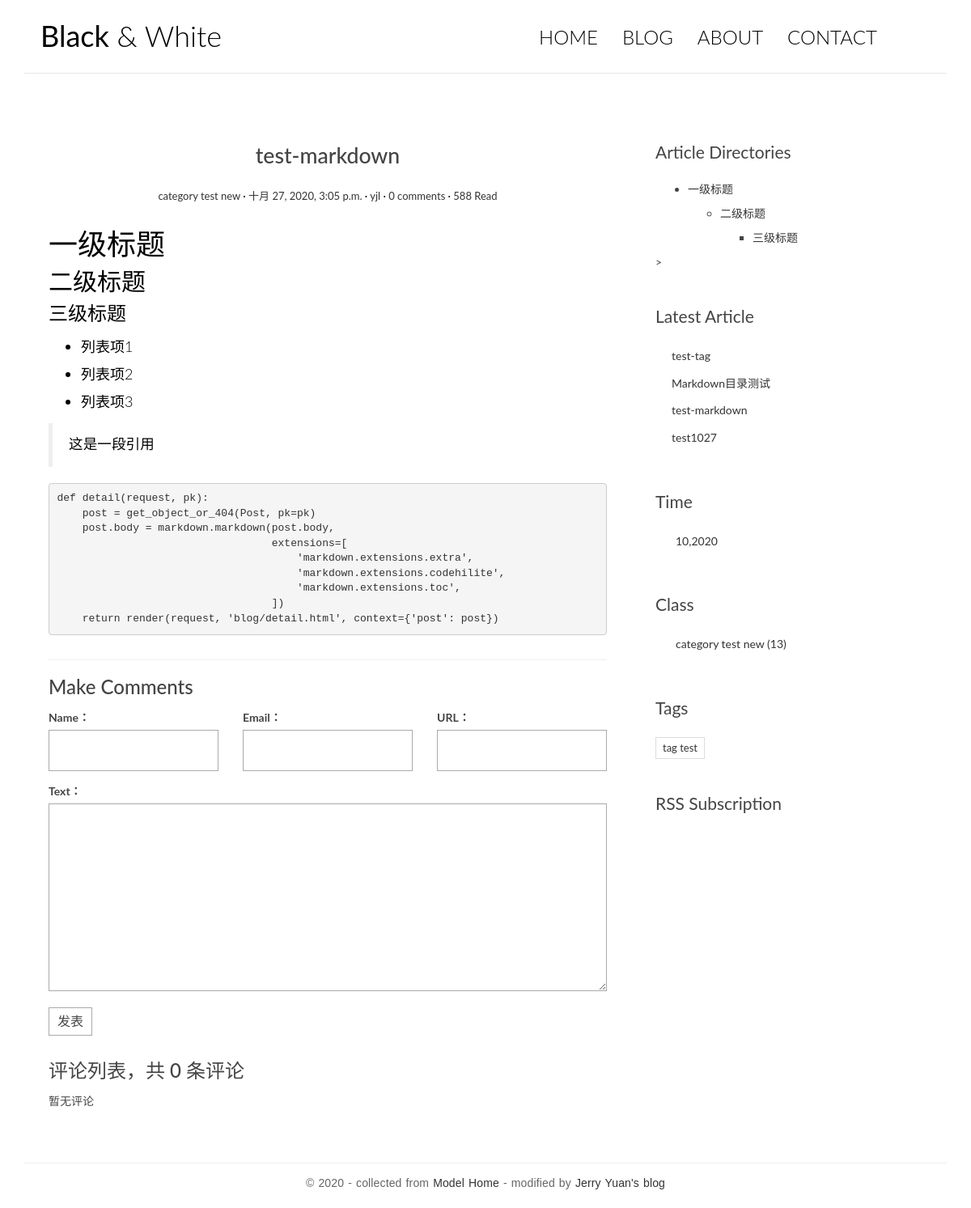
The app's page /posts/4/ with its own data.
### blog/models.py (models this page shows, shortened)
class Post(models.Model):
    title = models.CharField('Tag',max_length=70) #标题
    body = models.TextField('Text') #正文,可存储大端文本
    created_time = models.DateTimeField()
    modified_time = models.DateTimeField('Modified_time')
    excerpt = models.CharField('Abstract',max_length=200, blank=True) #文章摘要，可以没有
    category = models.ForeignKey(Category,verbose_name='class', on_delete=models.CASCADE)
    tags = models.ManyToManyField(Tag, verbose_name='Tag', blank=True)
    author = models.ForeignKey(User, verbose_name='Author', on_delete=models.CASCADE) #文章作者，User是django已经写好的用户模型
    class Meta:
        verbose_name = 'Article'
        verbose_name_plural = verbose_name
        ordering = ['-created_time']
    def get_absolute_url(self):
        return reverse('blog:detail', kwargs={'pk': self.pk})

class Category(models.Model):
    name = models.CharField(max_length=100)
    class Meta:
        verbose_name = 'class'
        verbose_name_plural = verbose_name

class Tag(models.Model):
    name = models.CharField(max_length=100)
    class Meta:
        verbose_name = 'Tag'
        verbose_name_plural = verbose_name

### blog/views.py (the view)
# urls.py: path('posts/<int:pk>/', views.detail, name='detail'),
def detail(request, pk):
    post = get_object_or_404(Post, pk=pk)
    md = markdown.Markdown(extensions=[
        'markdown.extensions.extra',
        'markdown.extensions.codehilite',
        TocExtension(slugify=slugify),
    ])
    post.body = md.convert(post.body)
    m = re.search(r'<div class="toc">\s*<ul>(.*)</ul>\s*</div>', md.toc, re.S)
    post.toc = m.group(1) if m is not None else ''
    return render(request, 'blog/detail.html', context={'post': post})

### comments/forms.py
class CommentForm(forms.ModelForm):
    class Meta:
        model = Comment
        fields = ['name', 'email', 'url', 'text']

### blog/templatetags/blog_extras.py (called while the page is built)
@register.inclusion_tag('blog/inclusions/_recent_posts.html', takes_context=True)
def show_recent_posts(context, num=5):
    return {
        'recent_post_list': Post.objects.all().order_by('-created_time')[:num],
    }

@register.inclusion_tag('blog/inclusions/_archives.html', takes_context=True)
def show_archives(context):
    return {
        'date_list': Post.objects.dates('created_time', 'month', order='DESC'),
    }

@register.inclusion_tag('blog/inclusions/_categories.html', takes_context=True)
def show_categories(context):
    return {
        'category_list': Category.objects.all(),
    }

@register.inclusion_tag('blog/inclusions/_tags.html', takes_context=True)
def show_tags(context):
    return {
        'tag_list': Tag.objects.all(),
    }

### comments/templatetags/comment_extras.py (called while the page is built)
@register.inclusion_tag('comments/inclusions/_form.html', takes_context=True)
def show_comment_form(context, post, form=None):
    if form is None:
        form = CommentForm()
    return {
        'form': form,
        'post': post,
    }

@register.inclusion_tag('comments/inclusions/_list.html', takes_context=True)
def show_comments(context, post):
    comment_list = post.comment_set.all().order_by('-created_time')
    comment_count = comment_list.count()
    return {
        'comment_count': comment_count,
        'comment_list': comment_list,
    }

### templates/blog/detail.html
{% extends 'base.html' %}
{% load comment_extras %}
                {% block main %}
                <article class="post post-{{ post.pk }}">
                    <header class="entry-header">
                        <h1 class="entry-title">{{ post.title }}</h1>
                        <div class="entry-meta">
                            <span class="post-category"><a href="{% url 'blog:category' post.category.pk %}">{{ post.category.name}}</a></span>
                            <span class="post-date"><a href="#"><time class="entry-date"
                                                                      datetime="{{ post.created_time }}">{{ post.created_time }}</time></a></span>
                            <span class="post-author"><a href="#">{{ post.author }}</a></span>
                            <span class="comments-link"><a href="{{ post.get_absolute_url }}#comment-area">{{ post.comment_set.count }} comments</a></span>
                            <span class="views-count"><a href="{{ post.get_absolute_url }}">588 Read</a></span>
                        </div>
                    </header>
                    <div class="entry-content clearfix">
                        {{ post.body|safe }}
                    </div>
                </article>
                <section class="comment-area" id="comment-area">
                    <hr>
                    <h3>Make Comments</h3>
                    {% show_comment_form post %}
                    <div class="comment-list-panel">
                        {% show_comments post %}
                    </div>
                </section>
                {% endblock main %}
                {% block toc %}
                {% if post.toc %}
                <div class="widget widget-content">
                    <h3 class="widget-title">Article Directories</h3>
                    <div class="toc">
                        <ul>
                            {{ post.toc|safe }}
                        </ul>
                    </div>>
                </div>
                {% endif %}
                {% endblock toc %}

### templates/blog/inclusions/_recent_posts.html
<div class="widget widget-recent-posts">
  <h3 class="widget-title">Latest Article</h3>
  <ul>
    {% for post in recent_post_list %}
      <li>
        <a href="{{ post.get_absolute_url }}">{{ post.title }}</a>
      </li>
    {% empty %}
      No Article！
    {% endfor %}
  </ul>
</div>

### templates/blog/inclusions/_categories.html
<div class="widget widget-category">
  <h3 class="widget-title">Class</h3>
  <ul>
    {% for category in category_list %}
      <li>
        <a href="{% url 'blog:category' category.pk %}">{{ category.name }} <span class="post-count">(13)</span></a>
      </li>
    {% empty %}
      No class!
    {% endfor %}
  </ul>
</div>

### templates/blog/inclusions/_tags.html
<div class="widget widget-tag-cloud">
  <h3 class="widget-title">Tags</h3>
  <ul>
    {% for tag in tag_list %}
      <li>
        <a href="{% url 'blog:tag' tag.pk %}">{{ tag.name }}</a>
      </li>
    {% empty %}
      No tag！
    {% endfor %}
  </ul>
</div>

### blog/static/blog/css/custom.css (style rules this page uses)
* { outline: none; }
h1, h2, h3, h4, h5, h6 { margin-top: 0; }
a { color: #333; }
body { color: #444; font-family: 'Lato', sans-serif; }
p { font-family: 'Ubuntu', sans-serif; font-weight: 400; word-spacing: 1px; letter-spacing: 0.01em; }
.post { background: #fff; padding: 30px 30px 0; }
.entry-title { text-align: center; font-size: 1.9em; margin-bottom: 20px; line-height: 1.6; padding: 10px 20px 0; }
.entry-meta { text-align: center; color: #DDDDDD; font-size: 13px; margin-bottom: 30px; }
.entry-content { font-size: 18px; line-height: 1.9; font-weight: 300; color: #000; }
.post-category::after, .post-date::after, .post-author::after, .comments-link::after { content: ' ·'; color: #000; }
.widget { background: #fff; padding: 30px 0 0; }
.widget-title { font-size: 1.5em; margin-bottom: 20px; line-height: 1.6; padding: 10px 0 0; font-weight: 400; }
.widget-recent-posts ul { padding: 0; margin: 0; padding-left: 20px; }
.widget-recent-posts ul li { list-style-type: none; position: relative; line-height: 170%; margin-bottom: 10px; }
.widget-recent-posts ul li::before { content: '\f3d3'; font-family: "Ionicons"; position: absolute; left: -17px; top: 3px; font-size: 16px; color: #000; }
.widget-category ul { padding: 0; margin: 0; padding-left: 25px; }
.widget-category ul li { list-style-type: none; position: relative; line-height: 170%; margin-bottom: 10px; }
.widget-category ul li::before { content: '\f3fe'; font-family: "Ionicons"; position: absolute; left: -25px; top: 1px; font-size: 18px; color: #000; }
.widget-tag-cloud ul { padding: 0; margin: 0; margin-right: -10px; }
.widget-tag-cloud ul li { list-style-type: none; font-size: 13px; display: inline-block; margin-right: 10px; margin-bottom: 10px; padding: 3px 8px; border: 1px solid #ddd; }
.widget-content ul ul { margin-top: 10px; }
.widget-content ul li { margin-bottom: 10px; }
.contact-form input, .comment-form input { border: 1px solid #aaa; margin-bottom: 15px; width: 100%; padding: 15px 15px; font-size: 16px; line-height: 100%; transition: 0.4s border-color linear; }
.contact-form textarea, .comment-form textarea { border: 1px solid #aaa; margin-bottom: 15px; width: 100%; padding: 15px 15px; font-size: 16px; line-height: 20px !important; min-height: 183px; transition: 0.4s border-color linear; }
.comment-area { padding: 0 30px 0; }
.comment-list-panel { margin-top: 30px; }

### templates/base.html (style rules this page uses)
.codehilite { padding: 0; }

### records on screen
Post: title "test-markdown", category.name "category test new", created_time "十月 27, 2020, 3:05 p.m.", author "yjl", comment_set.count "0", body "一级标题 二级标题 三级标题 列表项1 列表项2 列表项3 这是一段引用 def detail(request, pk): post = get_object_or_404(Post, pk=pk) post.body = markdown.markdown(post.body, extensions=[ 'markdown.extensions.extra', 'markdown.extensions.codehilite', 'markdown.extensions.toc', ]) return render(request, 'blog/detail.html', context={'post': post})", toc "一级标题 二级标题 三级标题"
Post: title "test-tag"
Post: title "Markdown目录测试"
Post: title "test1027"
Category: name "category test new"
Tag: name "tag test"

### other values on screen
{{ comment_count }} "0"
{{ date.month }} "10"
{{ date.year }} "2020"
